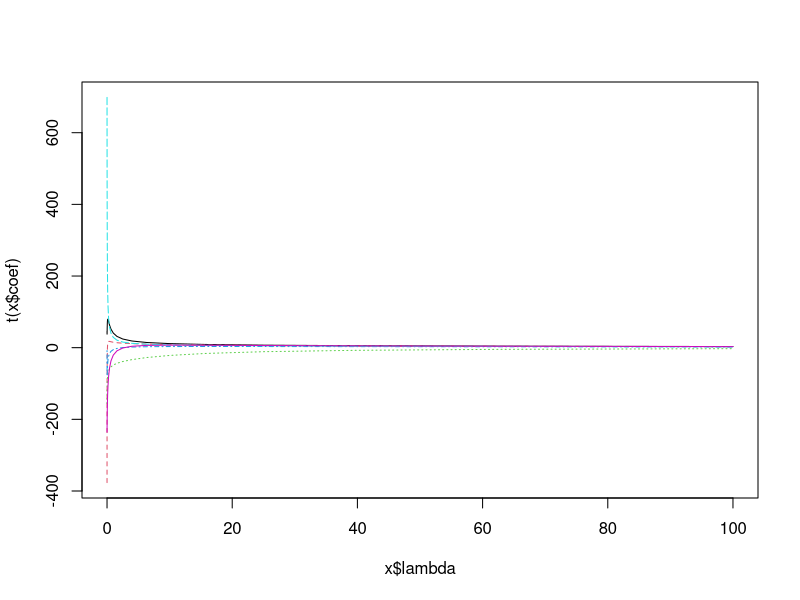

Write R code to recreate this figure.
library(MASS)
library(datasets)

x = longley
x$Population < NULL
f = lm.ridge(Armed.Forces ~ ., data = x, lambda = 10^(-3 + 0.2 * seq(0, 25)))
plot(f)

